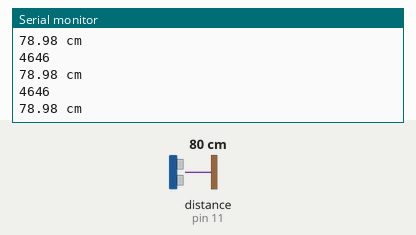
The sketch below on a simulated Arduino Uno, built with avr-gcc and run on an emulated ATmega328P. Shown: the last lines printed to the serial monitor. Wiring (inferred from the names in the program): ultrasonic range finder: trigger pin 12; echo pin 11. The inputs (shaded band) are chosen by the test bench; at power-on: distance to the obstacle (sensor on pin 11) 80 cm. The echo pulse lasts 58.3 µs per cm.

Above: at 1.3 s.
1.4 s: distance to the obstacle (sensor on pin 11) set to 2 cm
At 1.83 s:
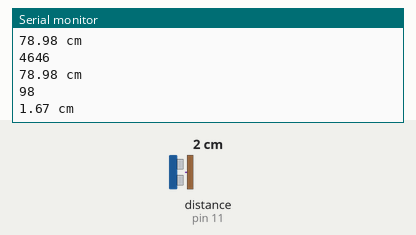
2.9 s: distance to the obstacle (sensor on pin 11) set to 4 cm
At 3.33 s:
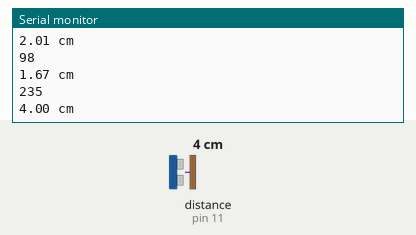
Timing chart, 0 to 5.9 s (numbered marks = the images above; inputs shaded):
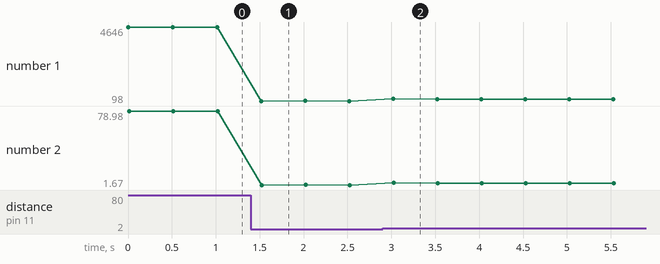

The sketch:

ultrasonic_sensor.ino
```cpp
/* speed of sound is given =767 mile/hour
  calculate the distance of the obstracle
  Since speed(mile/hour) = distance(cm) * time(us)
 */
float distance;
int echoPin=11;
int trigPin=12;
int pingTravelTime;
void setup() {
  // put your setup code here, to run once:
pinMode(echoPin,INPUT);
pinMode(trigPin,OUTPUT);
Serial.begin(9600);
}

void loop() {
  // put your main code here, to run repeatedly:
digitalWrite(trigPin,LOW);
delayMicroseconds(10);
digitalWrite(trigPin,HIGH);
delayMicroseconds(10);
digitalWrite(trigPin,LOW);
delayMicroseconds(10);
//pulseIn returns the time in microseconds for what time the echo pin is high
pingTravelTime=pulseIn(echoPin,HIGH);
distance=pingTravelTime*(0.034 / 2);
Serial.println(pingTravelTime);
Serial.print(distance );
Serial.println(" cm");
delay(500);

}
```

Measured:
- after the input at 1.4 s, the serial monitor: prints a new line after 0.12 s (image 1)
- after the input at 2.9 s, the serial monitor: prints a new line after 0.12 s (image 2)
- plotted number 1: 4646 → 98 after the input at 1.4 s, 98 → 215 after the input at 2.9 s
- plotted number 2: 78.98 → 1.67 after the input at 1.4 s, 1.67 → 3.66 after the input at 2.9 s
